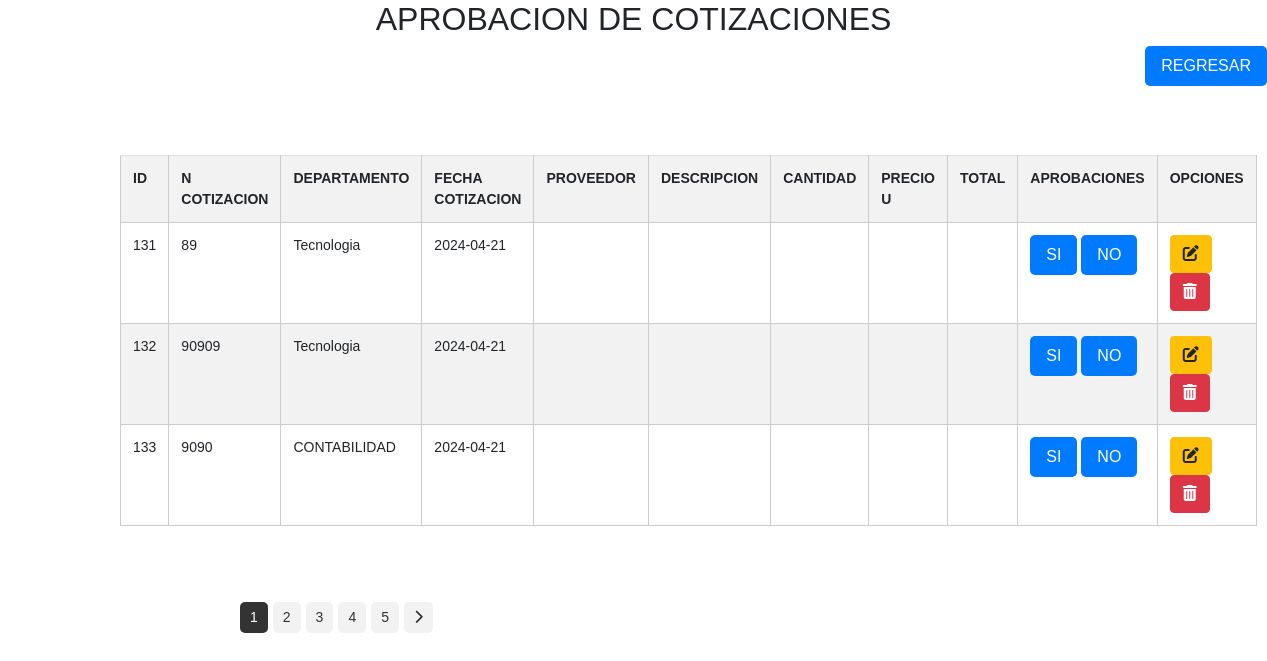
The page /cotizaciones/aprobacion_cotizaciones.php on the database as committed earlier.
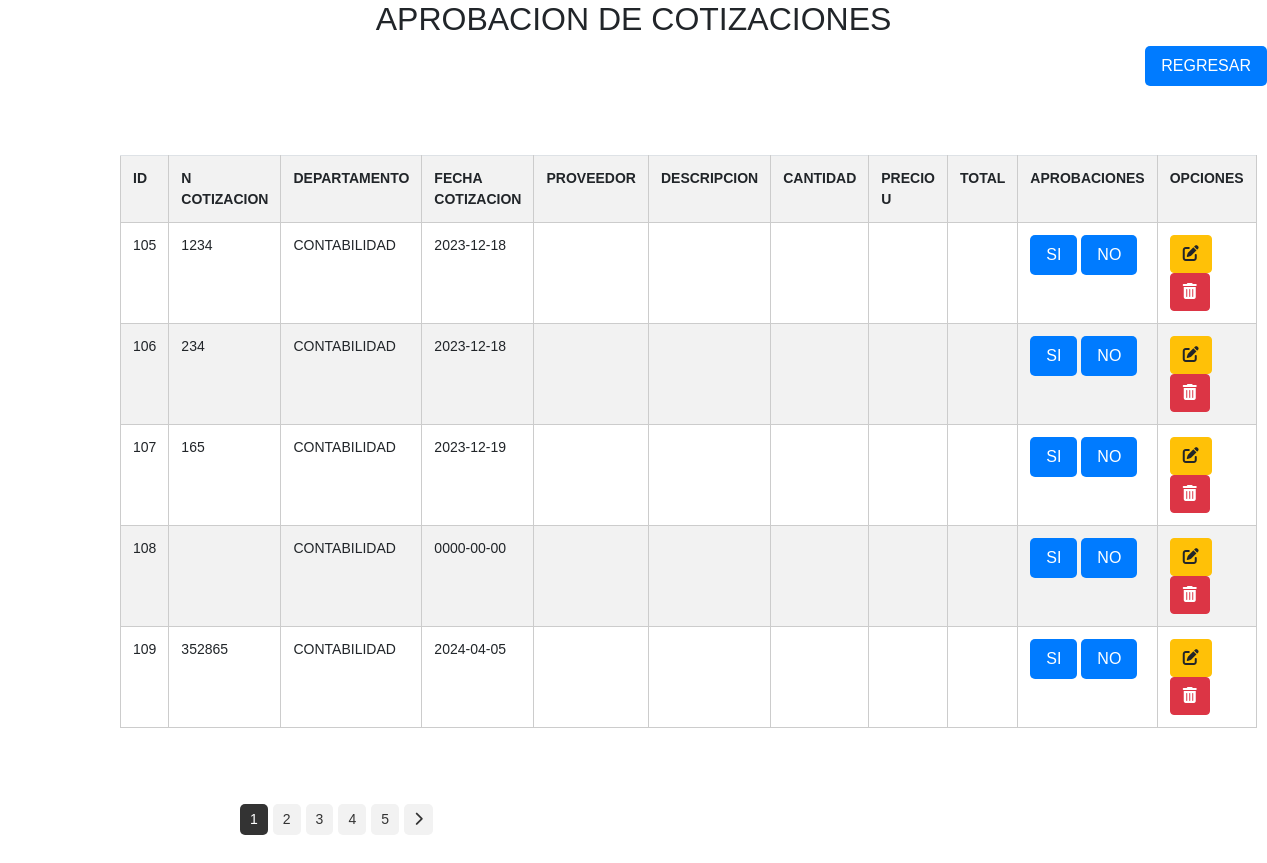
The same page on the database as committed later.
### tables this page shows
CREATE TABLE `tbl_cotizacion` (
  `ID_COTIZACION` int(11) NOT NULL AUTO_INCREMENT,
  `ID` int(11) DEFAULT NULL,
  `ID_PROVEEDOR` int(11) DEFAULT NULL,
  `NUMERO_COTIZACION` varchar(20) DEFAULT NULL,
  `DEPARTAMENTO` varchar(100) NOT NULL,
  `FECHA_COTIZACION` date DEFAULT NULL,
  `ESTADO` varchar(255) NOT NULL,
  `URL` varchar(255) NOT NULL,
  `FECHA_CREACION` timestamp NOT NULL DEFAULT current_timestamp(),
  `FECHA_MODIFICACION` timestamp NOT NULL DEFAULT current_timestamp() ON UPDATE current_timestamp(),
  `CREADO_POR` varchar(255) DEFAULT NULL,
  `MODIFICADO_POR` varchar(255) DEFAULT NULL,
  PRIMARY KEY (`ID_COTIZACION`),
  KEY `ID_PROVEEDOR` (`ID_PROVEEDOR`),
  KEY `tbl_solicitudes_tbl_cotizacion` (`ID`),
  CONSTRAINT `tbl_cotizacion_ibfk_1` FOREIGN KEY (`ID_PROVEEDOR`) REFERENCES `tbl_proveedores` (`ID_PROVEEDOR`)
);

### cotizaciones/aprobacion_cotizaciones.php (the view, shortened to what this page needs)
<!DOCTYPE html>
<html lang="en">
<head>
    <link rel="stylesheet" href="../css/estilos.css">
    <link href="https://cdn.jsdelivr.net/npm/bootstrap@5.3.0/dist/css/bootstrap.min.css" rel="stylesheet">
    <link rel="stylesheet" href="https://stackpath.bootstrapcdn.com/bootstrap/4.5.0/css/bootstrap.min.css">
</head>
<body>
    <h2 class="text-center">APROBACION DE COTIZACIONES</h2>
    <link rel="stylesheet" href="styles.css">
    <a href="./cotizaciones.php">
        <button id="btnregresar">REGRESAR</button>
    </a>
<br>
<br>
    <div class="content">
        <div class="table-container">
                <tbody>
                <br>
        <?php
        $conexion = mysqli_connect("localhost", "root", "", "gestion_compras2");
        $sql = "SELECT * FROM tbl_cotizacion";
        $resultados = mysqli_query($conexion, $sql);
        if (mysqli_num_rows($resultados) > 0) {
            echo '<table class="table table-striped">
                    <tr>
                    <th>ID</th>
                    <th>N COTIZACION</th>
                    <th>DEPARTAMENTO</th>
                    <th>FECHA COTIZACION</th>
                    <th>PROVEEDOR</th>
                    <th>DESCRIPCION</th>
                    <th>CANTIDAD</th>
                    <th>PRECIO U</th>
                    <th>TOTAL</th>
                    <th>APROBACIONES</th>
                    <th>OPCIONES</th>
                    </tr>';
            while ($row = mysqli_fetch_assoc($resultados)) {
                echo '<tr>
                        <td>' . $row['ID_COTIZACION'] . '</td>
                        <td>' . $row['NUMERO_COTIZACION'] . '</td>
                        <td>' . $row['DEPARTAMENTO'] . '</td>
                        <td>' . $row['FECHA_COTIZACION'] . '</td>
                        <td>' . $row['NOMBRE_PROVEEDOR'] . '</td>
                        <td>' . $row['DESCRIPCION'] . '</td>
                        <td>' . $row['CANTIDAD'] . '</td>
                        <td>' . $row['PRECIO'] . '</td>
                        <td>' . $row['TOTAL'] . '</td>
                        <td>
                        <label>
                        <input type="radio" name="aprobacion" class="checklist-input" />
                        <span class="checklist-label">
                            SI
                        </span>
                    </label>
                    <label>
                    <input type="radio" name="aprobacion" class="checklist-input" />
                    <span class="checklist-label">
                        NO
                    </span>
                </label>
                        <td>
                        <a href="../cotizaciones/editar_cotizacion.php?id=' . $row['ID_COTIZACION'].'"class="btn btn-warning" >
                        <i class="fas fa-edit"></i>
                        </a>
                        <a href="../cotizaciones/eliminar_cotizacion.php?id=' . $row['ID_COTIZACION'] . '"class="btn btn-danger">
                        <i class="fas fa-trash-alt"></i>
                    </a>
                        </td>
                        </td>
                    </tr>';
            }
            echo '</table>';
        } else {
            mostrarMensaje("No se encontraron registros.", "info");
        }
        ?>
            <div class="content">
                <?php
                $totalSolicitudes = 50;
                $registrosPorPagina = 10;
                $totalPaginas = ceil($totalSolicitudes / $registrosPorPagina);
                $paginaActual = isset($_GET['page']) ? $_GET['page'] : 1;
                ?>
                <div class="pagination">
                    <?php
                    for ($i = 1; $i <= $totalPaginas; $i++) {
                        echo '<a href="?page=' . $i . '" ' . ($i == $paginaActual ? 'class="current"' : '') . '>' . $i . '</a>';
                    }
                    if ($paginaActual < $totalPaginas) {
                        echo '<a href="?page=' . ($paginaActual + 1) . '"><i class="fas fa-chevron-right"></i></a>';
                    }
                    ?>
                </div>
            </div>
        </div>
    </div>
</body>
</html>

### css/estilos.css (style rules this page uses)
body { font-family: Arial, sans-serif; margin: 0; padding: 20px; }
.text-center { text-align: center; }
.content { margin-left: 220px; font-size: 14px; }
table { width: 100%; border-collapse: collapse; }
th, td { padding: 10px; text-align: left; border-bottom: 1px solid #ddd; }
th { background-color: #f2f2f2; }
.content { flex: 1; }
.table { width: calc(100% - 200px); transition: width 0.3s ease; }
.pagination { margin-top: 20px; }
.pagination a { display: inline-block; padding: 5px 10px; margin-right: 5px; background-color: #f2f2f2; text-decoration: none; color: #333; border-radius: 5px; }
.pagination a.current { background-color: #333; color: #fff; }

### objetos/styles.css (style rules this page uses)
body { font-family: Arial, sans-serif; margin: 0; padding: 0; }
.content { margin-left: 100px; padding: 20px; }
table { width: 100%; border-collapse: collapse; margin-top: 20px; }
th, td { border: 1px solid #ccc; padding: 8px; text-align: left; }
th { background-color: #007bff; color: #fff; }

### cotizaciones/aprobacion_cotizaciones.php (style rules this page uses)
#btnregresar { padding: 8px 16px; background-color: #007bff; color: #ffffff; border: none; cursor: pointer; border-radius: 5px; font-size: 16px; float: right; }
.checklist-label { display: inline-block; padding: 8px 16px; background-color: #007bff; color: #ffffff; border: none; cursor: pointer; border-radius: 5px; font-size: 16px; text-decoration: none; }

Rows that differ between the two databases and show on the page:
removed tbl_cotizacion: ID_COTIZACION "131", NUMERO_COTIZACION "89", DEPARTAMENTO "Tecnologia", FECHA_COTIZACION "2024-04-21"
removed tbl_cotizacion: ID_COTIZACION "132", NUMERO_COTIZACION "90909", DEPARTAMENTO "Tecnologia", FECHA_COTIZACION "2024-04-21"
removed tbl_cotizacion: ID_COTIZACION "133", NUMERO_COTIZACION "9090", DEPARTAMENTO "CONTABILIDAD", FECHA_COTIZACION "2024-04-21"
added tbl_cotizacion: ID_COTIZACION "105", NUMERO_COTIZACION "1234", DEPARTAMENTO "CONTABILIDAD", FECHA_COTIZACION "2023-12-18"
added tbl_cotizacion: ID_COTIZACION "106", NUMERO_COTIZACION "234", DEPARTAMENTO "CONTABILIDAD", FECHA_COTIZACION "2023-12-18"
added tbl_cotizacion: ID_COTIZACION "107", NUMERO_COTIZACION "165", DEPARTAMENTO "CONTABILIDAD", FECHA_COTIZACION "2023-12-19"
added tbl_cotizacion: ID_COTIZACION "108", DEPARTAMENTO "CONTABILIDAD", FECHA_COTIZACION "0000-00-00"
added tbl_cotizacion: ID_COTIZACION "109", NUMERO_COTIZACION "352865", DEPARTAMENTO "CONTABILIDAD", FECHA_COTIZACION "2024-04-05"
